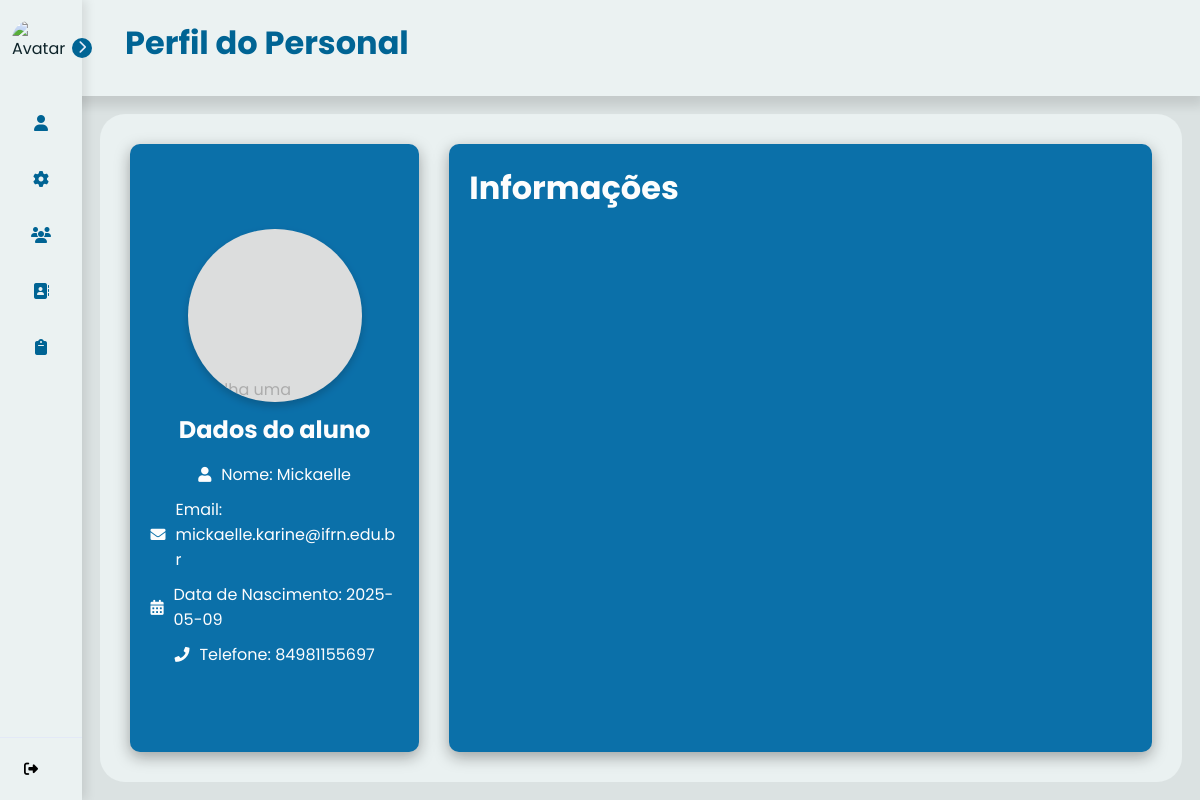
Page /profile_personal (signed in) on the earlier database version.
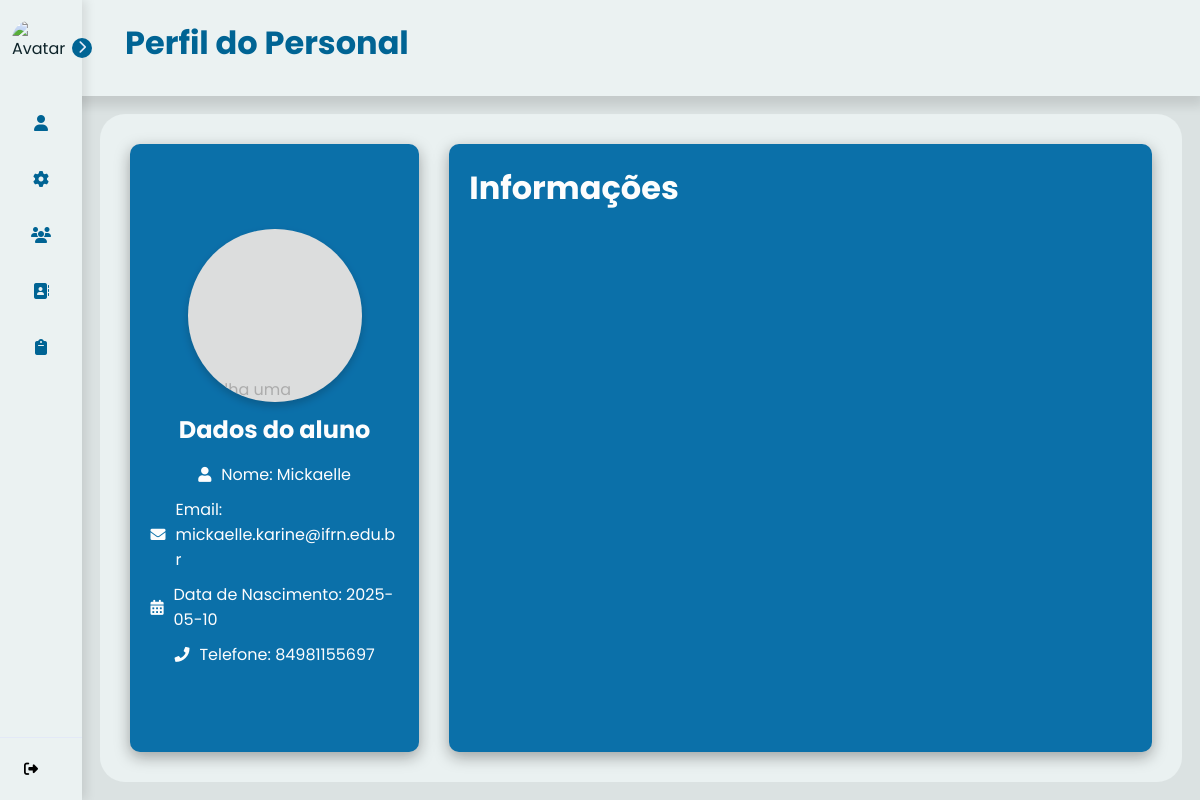
Same page on the later database version.
### tables this page shows
CREATE TABLE users (
    use_id INTEGER PRIMARY KEY AUTOINCREMENT,
    use_nome TEXT NOT NULL,
    use_senha TEXT NOT NULL,
    use_email TEXT NOT NULL,
    use_telefone TEXT NOT NULL,
    use_data_nascimento DATE NOT NULL,
    use_genero TEXT NOT NULL,
    use_tipo_usuario TEXT NOT NULL,
    use_dias_treino INT,
    use_horario_treino TIME,
    use_dias_trabalho INT ,
    use_horario_trabalho TIME,
    use_idade INT,
    use_peso FLOAT,
    use_altura FLOAT,
    use_foco_treino VARCHAR(90), /*foco do treino que o aluno quer desenvolver*/
    use_tipo_treino VARCHAR(90), /*tipo do treino que o personal gosta de ensinar*/
    use_contador INTEGER DEFAULT 0
);

### controllers/ProfileController.py (the view)
@profile_bp.route('/profile_personal')
@login_required
def profile_personal():
    user_id = current_user.get_id()
    user = User.get(user_id)
    return render_template('profile_personal.html', user_info=user)

### app.py (called while the page is built)
@login_manager.user_loader
def load_user(user_id):
    return User.get(user_id)

### models/User.py (called while the page is built)
    def get_id(self):
        return self.id

### models/__init__.py (called while the page is built)
def obter_conexao():
    conn = sqlite3.connect('database.db')
    conn.row_factory = sqlite3.Row
    return conn

### templates/profile_personal.html (shortened to what this page needs)
{% extends "base_personal.html" %}
{% block titlePage %} Perfil do Personal {% endblock %}
{% block content %}
<div class="profile-page">
    <div class="profile-container1">
        <label class="picture" for="picture__input" tabIndex="0">
            <span class="picture__image">Escolha uma imagem</span>
        </label>
        <h2>Dados do {{ user_info.tipo_usuario}}</h2>
        <div class="profile-info1">
            <div class="info-item">
                <i class="fas fa-user"></i>
                <p>Nome: {{ user_info.nome }}</p>
            </div>
            <div class="info-item">
                <i class="fas fa-envelope"></i>
                <p>Email: {{ user_info.email }}</p>
            </div>
            <div class="info-item">
                <i class="fas fa-calendar-alt"></i>
                <p>Data de Nascimento: {{ user_info.data_nascimento }} </p>
            </div>
            <div class="info-item">
                <i class="fas fa-phone"></i>
                <p>Telefone: {{ user_info.telefone }}</p>
            </div>
        </div>
    </div>
    <div class="profile-container2">
        <h1>Informações</h1>
    </div>
</div>
{% endblock %}

Differences in the rows shown:
changed users "aluno": data_nascimento "2025-05-09" → "2025-05-10"
